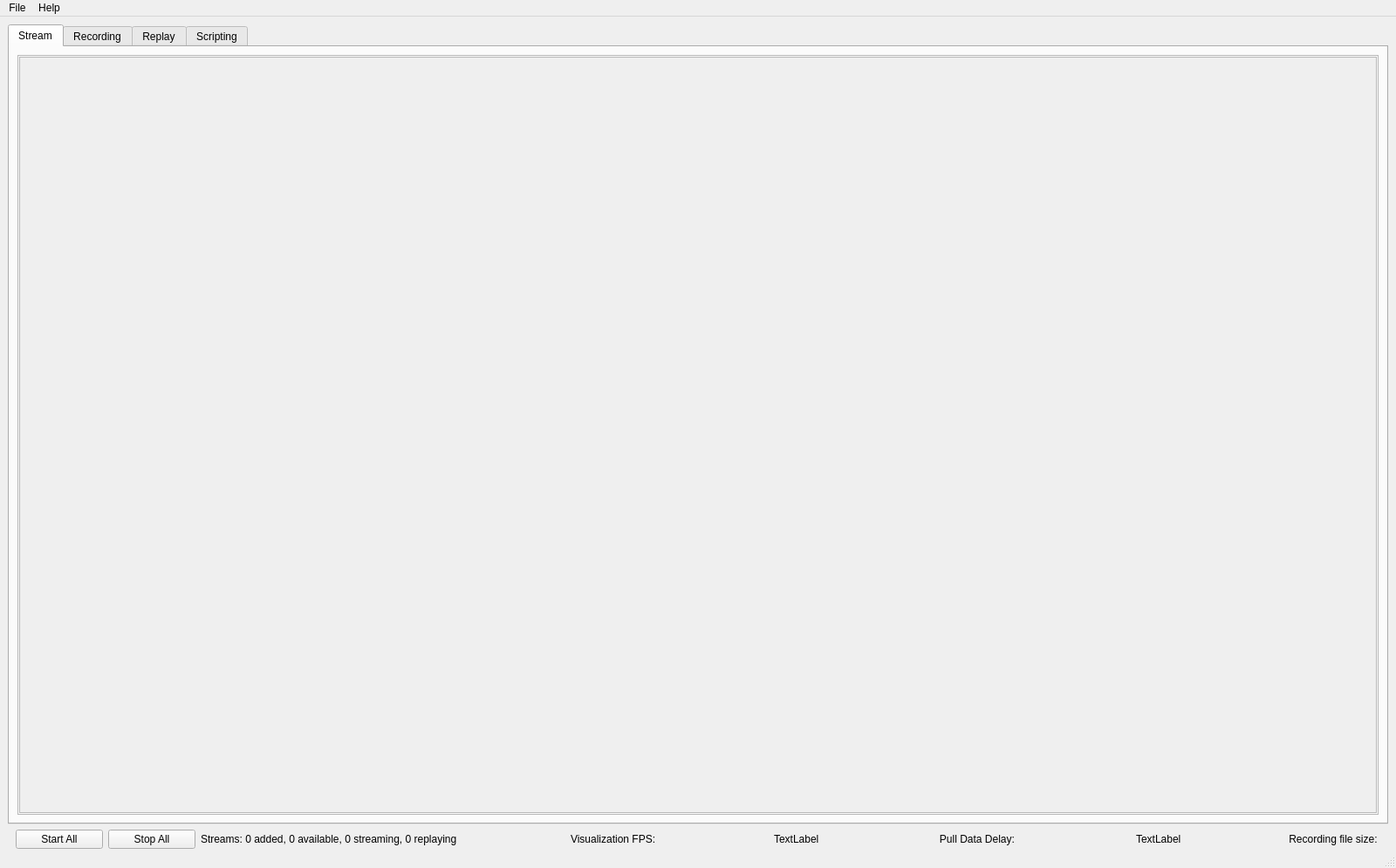
<?xml version="1.0" encoding="UTF-8"?>
<ui version="4.0">
 <class>MainWindow</class>
 <widget class="QMainWindow" name="MainWindow">
  <property name="geometry">
   <rect>
    <x>0</x>
    <y>0</y>
    <width>1600</width>
    <height>995</height>
   </rect>
  </property>
  <property name="windowTitle">
   <string>MainWindow</string>
  </property>
  <widget class="QWidget" name="centralwidget">
   <layout class="QVBoxLayout" name="verticalLayout">
    <property name="bottomMargin">
     <number>0</number>
    </property>
    <item>
     <widget class="QTabWidget" name="tabWidget">
      <property name="cursor">
       <cursorShape>ArrowCursor</cursorShape>
      </property>
      <property name="currentIndex">
       <number>0</number>
      </property>
      <widget class="QWidget" name="visualization_tab">
       <attribute name="title">
        <string>Stream</string>
       </attribute>
       <layout class="QVBoxLayout" name="MainTabVerticalLayout">
        <item>
         <widget class="QFrame" name="frame">
          <property name="frameShape">
           <enum>QFrame::StyledPanel</enum>
          </property>
          <property name="frameShadow">
           <enum>QFrame::Raised</enum>
          </property>
          <layout class="QVBoxLayout" name="verticalLayout_2">
           <property name="leftMargin">
            <number>1</number>
           </property>
           <property name="topMargin">
            <number>1</number>
           </property>
           <property name="rightMargin">
            <number>1</number>
           </property>
           <property name="bottomMargin">
            <number>1</number>
           </property>
           <item>
            <widget class="QScrollArea" name="scrollArea">
             <property name="widgetResizable">
              <bool>true</bool>
             </property>
             <widget class="QWidget" name="scrollAreaWidgetContents_3">
              <property name="geometry">
               <rect>
                <x>0</x>
                <y>0</y>
                <width>1554</width>
                <height>857</height>
               </rect>
              </property>
              <layout class="QHBoxLayout" name="scrollAreaWidgetContents_3_layout">
               <property name="leftMargin">
                <number>1</number>
               </property>
               <property name="topMargin">
                <number>1</number>
               </property>
               <property name="rightMargin">
                <number>1</number>
               </property>
               <property name="bottomMargin">
                <number>1</number>
               </property>
               <item>
                <widget class="QWidget" name="StreamWidget" native="true">
                 <layout class="QHBoxLayout" name="streamsHorizontalLayout">
                  <property name="spacing">
                   <number>1</number>
                  </property>
                  <property name="leftMargin">
                   <number>1</number>
                  </property>
                  <property name="topMargin">
                   <number>1</number>
                  </property>
                  <property name="rightMargin">
                   <number>1</number>
                  </property>
                  <property name="bottomMargin">
                   <number>1</number>
                  </property>
                 </layout>
                </widget>
               </item>
              </layout>
             </widget>
            </widget>
           </item>
          </layout>
         </widget>
        </item>
       </layout>
      </widget>
      <widget class="QWidget" name="recordings_tab">
       <attribute name="title">
        <string>Recording</string>
       </attribute>
       <layout class="QVBoxLayout" name="recordings_tab_vertical_layout"/>
      </widget>
      <widget class="QWidget" name="replay_tab">
       <attribute name="title">
        <string>Replay</string>
       </attribute>
       <layout class="QVBoxLayout" name="replay_tab_vertical_layout"/>
      </widget>
      <widget class="QWidget" name="scripting_tab">
       <attribute name="title">
        <string>Scripting</string>
       </attribute>
       <layout class="QVBoxLayout" name="scripting_tab_vertical_layout"/>
      </widget>
     </widget>
    </item>
    <item>
     <layout class="QHBoxLayout" name="infobar_layout">
      <property name="leftMargin">
       <number>9</number>
      </property>
      <property name="rightMargin">
       <number>9</number>
      </property>
      <item>
       <widget class="QPushButton" name="start_all_btn">
        <property name="maximumSize">
         <size>
          <width>100</width>
          <height>16777215</height>
         </size>
        </property>
        <property name="text">
         <string>Start All</string>
        </property>
       </widget>
      </item>
      <item>
       <widget class="QPushButton" name="stop_all_btn">
        <property name="maximumSize">
         <size>
          <width>100</width>
          <height>16777215</height>
         </size>
        </property>
        <property name="text">
         <string>Stop All</string>
        </property>
       </widget>
      </item>
      <item alignment="Qt::AlignRight">
       <widget class="QLabel" name="numActiveStreamsLabel">
        <property name="minimumSize">
         <size>
          <width>0</width>
          <height>0</height>
         </size>
        </property>
        <property name="text">
         <string>Streams: 0 added, 0 available, 0 streaming, 0 replaying</string>
        </property>
       </widget>
      </item>
      <item>
       <spacer name="horizontalSpacer_2">
        <property name="orientation">
         <enum>Qt::Horizontal</enum>
        </property>
        <property name="sizeType">
         <enum>QSizePolicy::Fixed</enum>
        </property>
        <property name="sizeHint" stdset="0">
         <size>
          <width>40</width>
          <height>20</height>
         </size>
        </property>
       </spacer>
      </item>
      <item alignment="Qt::AlignRight">
       <widget class="QLabel" name="visualizationFPSTextLabel">
        <property name="maximumSize">
         <size>
          <width>130</width>
          <height>16777215</height>
         </size>
        </property>
        <property name="text">
         <string>Visualization FPS:</string>
        </property>
       </widget>
      </item>
      <item alignment="Qt::AlignRight">
       <widget class="QLabel" name="visualizationFPSLabel">
        <property name="maximumSize">
         <size>
          <width>60</width>
          <height>16777215</height>
         </size>
        </property>
        <property name="text">
         <string>TextLabel</string>
        </property>
       </widget>
      </item>
      <item>
       <spacer name="horizontalSpacer">
        <property name="orientation">
         <enum>Qt::Horizontal</enum>
        </property>
        <property name="sizeType">
         <enum>QSizePolicy::Fixed</enum>
        </property>
        <property name="sizeHint" stdset="0">
         <size>
          <width>40</width>
          <height>20</height>
         </size>
        </property>
       </spacer>
      </item>
      <item alignment="Qt::AlignRight">
       <widget class="QLabel" name="tickFrequencyLabel">
        <property name="maximumSize">
         <size>
          <width>120</width>
          <height>16777215</height>
         </size>
        </property>
        <property name="text">
         <string>   Pull Data Delay: </string>
        </property>
       </widget>
      </item>
      <item alignment="Qt::AlignRight">
       <widget class="QLabel" name="pull_data_delay_label">
        <property name="maximumSize">
         <size>
          <width>100</width>
          <height>16777215</height>
         </size>
        </property>
        <property name="text">
         <string>TextLabel</string>
        </property>
       </widget>
      </item>
      <item>
       <spacer name="horizontalSpacer_3">
        <property name="orientation">
         <enum>Qt::Horizontal</enum>
        </property>
        <property name="sizeType">
         <enum>QSizePolicy::Fixed</enum>
        </property>
        <property name="sizeHint" stdset="0">
         <size>
          <width>40</width>
          <height>20</height>
         </size>
        </property>
       </spacer>
      </item>
      <item alignment="Qt::AlignRight">
       <widget class="QLabel" name="recording_file_size_label">
        <property name="text">
         <string>    Recording file size: </string>
        </property>
       </widget>
      </item>
     </layout>
    </item>
   </layout>
  </widget>
  <widget class="QMenuBar" name="menubar">
   <property name="geometry">
    <rect>
     <x>0</x>
     <y>0</y>
     <width>1600</width>
     <height>21</height>
    </rect>
   </property>
   <widget class="QMenu" name="menufile">
    <property name="title">
     <string>File</string>
    </property>
    <addaction name="actionShow_Recordings"/>
    <addaction name="actionSettings"/>
    <addaction name="separator"/>
    <addaction name="actionExit"/>
   </widget>
   <widget class="QMenu" name="menuHelp">
    <property name="title">
     <string>Help</string>
    </property>
    <addaction name="actionRepo"/>
    <addaction name="actionDocumentation"/>
   </widget>
   <addaction name="menufile"/>
   <addaction name="menuHelp"/>
  </widget>
  <widget class="QStatusBar" name="statusbar"/>
  <action name="actionAbout">
   <property name="text">
    <string>About</string>
   </property>
  </action>
  <action name="actionRepo">
   <property name="text">
    <string>GitHub Page</string>
   </property>
  </action>
  <action name="actionDocumentation">
   <property name="text">
    <string>Documentation</string>
   </property>
  </action>
  <action name="actionShow_Recordings">
   <property name="text">
    <string>Show Recordings</string>
   </property>
  </action>
  <action name="actionExit">
   <property name="text">
    <string>Exit</string>
   </property>
  </action>
  <action name="actionSettings">
   <property name="text">
    <string>Settings</string>
   </property>
  </action>
 </widget>
 <tabstops>
  <tabstop>tabWidget</tabstop>
 </tabstops>
 <resources/>
 <connections/>
</ui>
